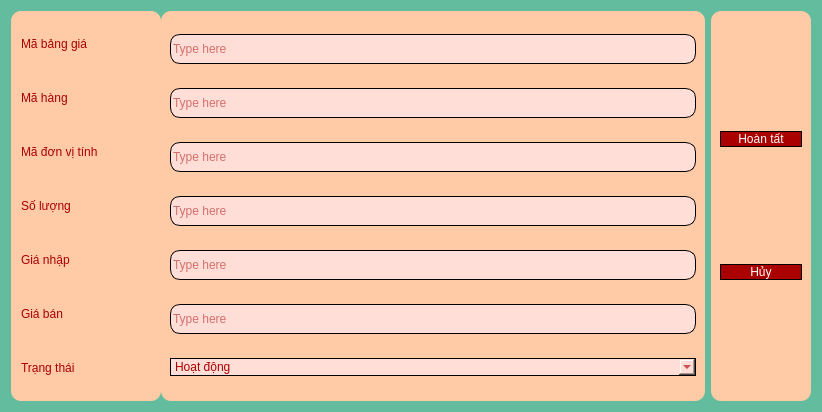
<?xml version="1.0" encoding="UTF-8"?>
<ui version="4.0">
 <class>Dialog</class>
 <widget class="QDialog" name="Dialog">
  <property name="geometry">
   <rect>
    <x>0</x>
    <y>0</y>
    <width>822</width>
    <height>412</height>
   </rect>
  </property>
  <property name="minimumSize">
   <size>
    <width>822</width>
    <height>412</height>
   </size>
  </property>
  <property name="maximumSize">
   <size>
    <width>822</width>
    <height>412</height>
   </size>
  </property>
  <property name="windowTitle">
   <string>Dialog</string>
  </property>
  <property name="styleSheet">
   <string notr="true">

background-color: rgb(98, 188, 157);
font: 87 10pt &quot;Shopee Display Black&quot;;


background-color: rgb(98, 188, 157);</string>
  </property>
  <layout class="QHBoxLayout" name="horizontalLayout_2">
   <item>
    <layout class="QHBoxLayout" name="horizontalLayout">
     <property name="spacing">
      <number>0</number>
     </property>
     <item>
      <widget class="QWidget" name="horizontalWidget_2" native="true">
       <property name="minimumSize">
        <size>
         <width>150</width>
         <height>0</height>
        </size>
       </property>
       <property name="maximumSize">
        <size>
         <width>100</width>
         <height>16777215</height>
        </size>
       </property>
       <property name="styleSheet">
        <string notr="true">	color: rgb(170, 0, 0);
	font: 87 11pt &quot;Shopee Display Black&quot;;
	background-color: rgb(255, 175, 135);
border-radius: 10px;
background-color: rgb(255, 202, 166);</string>
       </property>
       <layout class="QVBoxLayout" name="verticalLayout">
        <property name="leftMargin">
         <number>10</number>
        </property>
        <item>
         <widget class="QLabel" name="label">
          <property name="text">
           <string>Mã bảng giá</string>
          </property>
         </widget>
        </item>
        <item>
         <widget class="QLabel" name="label_3">
          <property name="text">
           <string>Mã hàng</string>
          </property>
         </widget>
        </item>
        <item>
         <widget class="QLabel" name="label_5">
          <property name="text">
           <string>Mã đơn vị tính</string>
          </property>
         </widget>
        </item>
        <item>
         <widget class="QLabel" name="label_4">
          <property name="text">
           <string>Số lượng</string>
          </property>
         </widget>
        </item>
        <item>
         <widget class="QLabel" name="label_6">
          <property name="text">
           <string>Giá nhập</string>
          </property>
         </widget>
        </item>
        <item>
         <widget class="QLabel" name="label_7">
          <property name="text">
           <string>Giá bán</string>
          </property>
         </widget>
        </item>
        <item>
         <widget class="QLabel" name="label_2">
          <property name="text">
           <string>Trạng thái</string>
          </property>
         </widget>
        </item>
       </layout>
      </widget>
     </item>
     <item>
      <widget class="QWidget" name="horizontalWidget_3" native="true">
       <property name="styleSheet">
        <string notr="true">	color: rgb(170, 0, 0);
	font: 87 11pt &quot;Shopee Display Black&quot;;
border-radius: 10px;
background-color: rgb(255, 202, 166);</string>
       </property>
       <layout class="QVBoxLayout" name="verticalLayout_2">
        <property name="spacing">
         <number>10</number>
        </property>
        <item>
         <widget class="QLineEdit" name="EnterBG_MBG">
          <property name="minimumSize">
           <size>
            <width>0</width>
            <height>30</height>
           </size>
          </property>
          <property name="styleSheet">
           <string notr="true">
background-color: rgb(255, 222, 215);
color: rgb(170, 0, 0);
border: 1px solid #000000;
border-radius: 10px;
</string>
          </property>
          <property name="text">
           <string/>
          </property>
          <property name="placeholderText">
           <string>Type here</string>
          </property>
         </widget>
        </item>
        <item>
         <widget class="QLineEdit" name="EnterBG_MaHang">
          <property name="minimumSize">
           <size>
            <width>0</width>
            <height>30</height>
           </size>
          </property>
          <property name="styleSheet">
           <string notr="true">
background-color: rgb(255, 222, 215);
color: rgb(170, 0, 0);
border: 1px solid #000000;
border-radius: 10px;
</string>
          </property>
          <property name="text">
           <string/>
          </property>
          <property name="placeholderText">
           <string>Type here</string>
          </property>
         </widget>
        </item>
        <item>
         <widget class="QLineEdit" name="EnterBG_MaDVT">
          <property name="minimumSize">
           <size>
            <width>0</width>
            <height>30</height>
           </size>
          </property>
          <property name="styleSheet">
           <string notr="true">
background-color: rgb(255, 222, 215);
color: rgb(170, 0, 0);
border: 1px solid #000000;
border-radius: 10px;
</string>
          </property>
          <property name="text">
           <string/>
          </property>
          <property name="placeholderText">
           <string>Type here</string>
          </property>
         </widget>
        </item>
        <item>
         <widget class="QLineEdit" name="EnterBG_SoLuong">
          <property name="minimumSize">
           <size>
            <width>0</width>
            <height>30</height>
           </size>
          </property>
          <property name="styleSheet">
           <string notr="true">
background-color: rgb(255, 222, 215);
color: rgb(170, 0, 0);
border: 1px solid #000000;
border-radius: 10px;
</string>
          </property>
          <property name="text">
           <string/>
          </property>
          <property name="placeholderText">
           <string>Type here</string>
          </property>
         </widget>
        </item>
        <item>
         <widget class="QLineEdit" name="EnterBG_GiaMua">
          <property name="minimumSize">
           <size>
            <width>0</width>
            <height>30</height>
           </size>
          </property>
          <property name="styleSheet">
           <string notr="true">
background-color: rgb(255, 222, 215);
color: rgb(170, 0, 0);
border: 1px solid #000000;
border-radius: 10px;
</string>
          </property>
          <property name="text">
           <string/>
          </property>
          <property name="placeholderText">
           <string>Type here</string>
          </property>
         </widget>
        </item>
        <item>
         <widget class="QLineEdit" name="EnterBG_GiaBan">
          <property name="minimumSize">
           <size>
            <width>0</width>
            <height>30</height>
           </size>
          </property>
          <property name="styleSheet">
           <string notr="true">
background-color: rgb(255, 222, 215);
color: rgb(170, 0, 0);
border: 1px solid #000000;
border-radius: 10px;
</string>
          </property>
          <property name="text">
           <string/>
          </property>
          <property name="placeholderText">
           <string>Type here</string>
          </property>
         </widget>
        </item>
        <item>
         <widget class="QComboBox" name="EnterBG_TrangThai">
          <property name="styleSheet">
           <string notr="true">
background-color: rgb(255, 222, 215);
color: rgb(170, 0, 0);
border: 1px solid #000000;
border-radius: 10px;
</string>
          </property>
          <item>
           <property name="text">
            <string>Hoạt động</string>
           </property>
          </item>
          <item>
           <property name="text">
            <string>Không hoạt động</string>
           </property>
          </item>
         </widget>
        </item>
       </layout>
      </widget>
     </item>
    </layout>
   </item>
   <item>
    <widget class="QWidget" name="horizontalWidget_2" native="true">
     <property name="minimumSize">
      <size>
       <width>100</width>
       <height>0</height>
      </size>
     </property>
     <property name="styleSheet">
      <string notr="true">	color: rgb(170, 0, 0);
	font: 87 11pt &quot;Shopee Display Black&quot;;
	background-color: rgb(255, 175, 135);
border-radius: 10px;
background-color: rgb(255, 202, 166);</string>
     </property>
     <layout class="QVBoxLayout" name="verticalLayout_3">
      <item>
       <widget class="QPushButton" name="EnterButtonBG">
        <property name="styleSheet">
         <string notr="true">QPushButton {
	font: 81 10pt &quot;Shopee Display ExtBd&quot;;
    border: 1px solid #000000;
    border-radius: 10px;
}

QPushButton {
	background-color:  rgb(170, 0, 0);
	color: rgb(255, 255, 255);
}
QPushButton:hover {
	background-color: rgb(85, 170, 255);
}</string>
        </property>
        <property name="text">
         <string>Hoàn tất</string>
        </property>
       </widget>
      </item>
      <item>
       <widget class="QPushButton" name="ExitButtonBG">
        <property name="styleSheet">
         <string notr="true">QPushButton {
	font: 81 10pt &quot;Shopee Display ExtBd&quot;;
    border: 1px solid #000000;
    border-radius: 10px;
}

QPushButton {
	background-color:  rgb(170, 0, 0);
	color: rgb(255, 255, 255);
}
QPushButton:hover {
	background-color: rgb(85, 170, 255);
}</string>
        </property>
        <property name="text">
         <string>Hủy</string>
        </property>
       </widget>
      </item>
     </layout>
    </widget>
   </item>
  </layout>
 </widget>
 <resources/>
 <connections/>
</ui>
